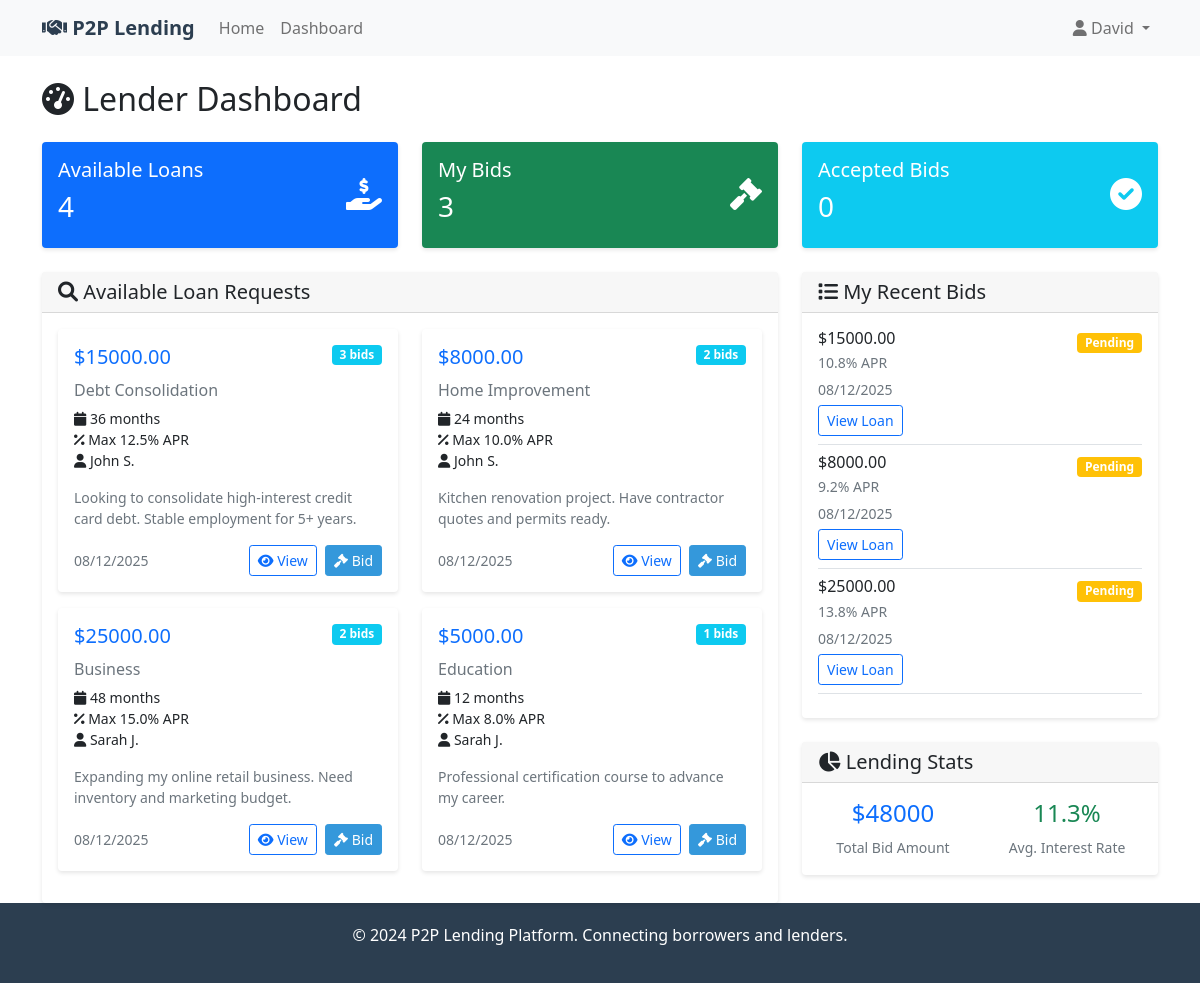
The app's page /dashboard (signed in) with its own data.
### app.py (models this page shows)
class User(UserMixin, db.Model):
    id = db.Column(db.Integer, primary_key=True)
    email = db.Column(db.String(120), unique=True, nullable=False)
    password_hash = db.Column(db.String(120), nullable=False)
    first_name = db.Column(db.String(50), nullable=False)
    last_name = db.Column(db.String(50), nullable=False)
    phone = db.Column(db.String(20))
    user_type = db.Column(db.String(20), nullable=False)  # 'borrower' or 'lender'
    credit_score = db.Column(db.Integer)
    annual_income = db.Column(db.Float)
    created_at = db.Column(db.DateTime, default=datetime.utcnow)
    loan_requests = db.relationship('LoanRequest', backref='borrower', lazy=True)
    bids = db.relationship('Bid', backref='lender', lazy=True)

class LoanRequest(db.Model):
    id = db.Column(db.Integer, primary_key=True)
    borrower_id = db.Column(db.Integer, db.ForeignKey('user.id'), nullable=False)
    amount = db.Column(db.Float, nullable=False)
    purpose = db.Column(db.String(200), nullable=False)
    term_months = db.Column(db.Integer, nullable=False)
    max_interest_rate = db.Column(db.Float, nullable=False)
    description = db.Column(db.Text)
    status = db.Column(db.String(20), default='open')  # 'open', 'funded', 'closed'
    created_at = db.Column(db.DateTime, default=datetime.utcnow)
    expires_at = db.Column(db.DateTime)
    bids = db.relationship('Bid', backref='loan_request', lazy=True, cascade='all, delete-orphan')

class Bid(db.Model):
    id = db.Column(db.Integer, primary_key=True)
    loan_request_id = db.Column(db.Integer, db.ForeignKey('loan_request.id'), nullable=False)
    lender_id = db.Column(db.Integer, db.ForeignKey('user.id'), nullable=False)
    amount = db.Column(db.Float, nullable=False)
    interest_rate = db.Column(db.Float, nullable=False)
    message = db.Column(db.Text)
    status = db.Column(db.String(20), default='pending')  # 'pending', 'accepted', 'rejected'
    created_at = db.Column(db.DateTime, default=datetime.utcnow)

### app.py (the view)
@app.route('/dashboard')
@login_required
def dashboard():
    if current_user.user_type == 'borrower':
        loan_requests = LoanRequest.query.filter_by(borrower_id=current_user.id).all()
        return render_template('borrower_dashboard.html', loan_requests=loan_requests)
    else:
        available_loans = LoanRequest.query.filter_by(status='open').all()
        my_bids = Bid.query.filter_by(lender_id=current_user.id).all()
        return render_template('lender_dashboard.html', available_loans=available_loans, my_bids=my_bids)

### app.py (called while the page is built)
@login_manager.user_loader
def load_user(user_id):
    return User.query.get(int(user_id))

### templates/lender_dashboard.html (shortened to what this page needs)
{% extends "base.html" %}
{% block content %}
<div class="row">
    <div class="col-12">
        <h2 class="mb-4"><i class="fas fa-tachometer-alt"></i> Lender Dashboard</h2>
    </div>
</div>
<div class="row">
    <div class="col-md-4 mb-4">
        <div class="card bg-primary text-white">
            <div class="card-body">
                <div class="d-flex justify-content-between">
                    <div>
                        <h5 class="card-title">Available Loans</h5>
                        <h3>{{ available_loans|length }}</h3>
                    </div>
                    <div class="align-self-center">
                        <i class="fas fa-hand-holding-usd fa-2x"></i>
                    </div>
                </div>
            </div>
        </div>
    </div>
    <div class="col-md-4 mb-4">
        <div class="card bg-success text-white">
            <div class="card-body">
                <div class="d-flex justify-content-between">
                    <div>
                        <h5 class="card-title">My Bids</h5>
                        <h3>{{ my_bids|length }}</h3>
                    </div>
                    <div class="align-self-center">
                        <i class="fas fa-gavel fa-2x"></i>
                    </div>
                </div>
            </div>
        </div>
    </div>
    <div class="col-md-4 mb-4">
        <div class="card bg-info text-white">
            <div class="card-body">
                <div class="d-flex justify-content-between">
                    <div>
                        <h5 class="card-title">Accepted Bids</h5>
                        <h3>{{ my_bids|selectattr("status", "equalto", "accepted")|list|length }}</h3>
                    </div>
                    <div class="align-self-center">
                        <i class="fas fa-check-circle fa-2x"></i>
                    </div>
                </div>
            </div>
        </div>
    </div>
</div>
<div class="row">
    <div class="col-lg-8">
        <div class="card">
            <div class="card-header">
                <h5 class="mb-0"><i class="fas fa-search"></i> Available Loan Requests</h5>
            </div>
            <div class="card-body">
                {% if available_loans %}
                <div class="row">
                    {% for loan in available_loans %}
                    <div class="col-md-6 mb-3">
                        <div class="card loan-card h-100">
                            <div class="card-body">
                                <div class="d-flex justify-content-between align-items-start mb-2">
                                    <h5 class="card-title text-primary">${{ "%.2f"|format(loan.amount) }}</h5>
                                    <span class="badge bg-info">{{ loan.bids|length }} bids</span>
                                </div>
                                <h6 class="card-subtitle mb-2 text-muted">{{ loan.purpose }}</h6>
                                <p class="card-text small">
                                    <i class="fas fa-calendar"></i> {{ loan.term_months }} months<br>
                                    <i class="fas fa-percentage"></i> Max {{ loan.max_interest_rate }}% APR<br>
                                    <i class="fas fa-user"></i> {{ loan.borrower.first_name }} {{ loan.borrower.last_name[0] }}.
                                </p>
                                {% if loan.description %}
                                <p class="card-text small text-muted">{{ loan.description[:100] }}{% if loan.description|length > 100 %}...{% endif %}</p>
                                {% endif %}
                                <div class="d-flex justify-content-between align-items-center">
                                    <small class="text-muted">{{ loan.created_at.strftime('%m/%d/%Y') }}</small>
                                    <div>
                                        <a href="{{ url_for('loan_details', loan_id=loan.id) }}" class="btn btn-sm btn-outline-primary me-1">
                                            <i class="fas fa-eye"></i> View
                                        </a>
                                        <a href="{{ url_for('place_bid', loan_id=loan.id) }}" class="btn btn-sm btn-primary">
                                            <i class="fas fa-gavel"></i> Bid
                                        </a>
                                    </div>
                                </div>
                            </div>
                        </div>
                    </div>
                    {% endfor %}
                </div>
                {% else %}
                <div class="text-center py-5">
                    <i class="fas fa-search fa-3x text-muted mb-3"></i>
                    <h5 class="text-muted">No loan requests available</h5>
                    <p class="text-muted">Check back later for new lending opportunities.</p>
                </div>
                {% endif %}
            </div>
        </div>
    </div>
    <div class="col-lg-4">
        <div class="card">
            <div class="card-header">
                <h5 class="mb-0"><i class="fas fa-list"></i> My Recent Bids</h5>
            </div>
            <div class="card-body">
                {% if my_bids %}
                {% for bid in my_bids[:5] %}
                <div class="border-bottom pb-2 mb-2">
                    <div class="d-flex justify-content-between align-items-start">
                        <div>
                            <h6 class="mb-1">${{ "%.2f"|format(bid.amount) }}</h6>
                            <p class="mb-1 small text-muted">{{ bid.interest_rate }}% APR</p>
                            <small class="text-muted">{{ bid.created_at.strftime('%m/%d/%Y') }}</small>
                        </div>
                        <div>
                            {% if bid.status == 'pending' %}
                                <span class="badge bg-warning">Pending</span>
                            {% elif bid.status == 'accepted' %}
                                <span class="badge bg-success">Accepted</span>
                            {% else %}
                                <span class="badge bg-danger">Rejected</span>
                            {% endif %}
                        </div>
                    </div>
                    <div class="mt-1">
                        <a href="{{ url_for('loan_details', loan_id=bid.loan_request_id) }}" class="btn btn-sm btn-outline-primary">
                            View Loan
                        </a>
                    </div>
                </div>
                {% endfor %}
                {% else %}
                <div class="text-center py-3">
                    <i class="fas fa-gavel fa-2x text-muted mb-2"></i>
                    <p class="text-muted small">No bids placed yet</p>
                </div>
                {% endif %}
            </div>
        </div>
        <div class="card mt-4">
            <div class="card-header">
                <h5 class="mb-0"><i class="fas fa-chart-pie"></i> Lending Stats</h5>
            </div>
            <div class="card-body">
                <div class="row text-center">
                    <div class="col-6">
                        <h4 class="text-primary">
                            {% set total_bid_amount = my_bids|sum(attribute='amount') %}
                            ${{ "%.0f"|format(total_bid_amount) }}
                        </h4>
                        <small class="text-muted">Total Bid Amount</small>
                    </div>
                    <div class="col-6">
                        <h4 class="text-success">
                            {% if my_bids %}
                                {{ "%.1f"|format(my_bids|sum(attribute='interest_rate') / my_bids|length) }}%
                            {% else %}
                                0%
                            {% endif %}
                        </h4>
                        <small class="text-muted">Avg. Interest Rate</small>
                    </div>
                </div>
            </div>
        </div>
    </div>
</div>
{% endblock %}

### templates/base.html (shortened to what this page needs)
<!DOCTYPE html>
<html lang="en">
<head>
    <link href="https://cdn.jsdelivr.net/npm/bootstrap@5.1.3/dist/css/bootstrap.min.css" rel="stylesheet">
    <link href="https://cdnjs.cloudflare.com/ajax/libs/font-awesome/6.0.0/css/all.min.css" rel="stylesheet">
</head>
<body>
    <nav class="navbar navbar-expand-lg navbar-light bg-light">
        <div class="container">
            <a class="navbar-brand" href="{{ url_for('index') }}">
                <i class="fas fa-handshake"></i> P2P Lending
            </a>
            <div class="collapse navbar-collapse" id="navbarNav">
                <ul class="navbar-nav me-auto">
                    <li class="nav-item">
                        <a class="nav-link" href="{{ url_for('index') }}">Home</a>
                    </li>
                    {% if current_user.is_authenticated %}
                    <li class="nav-item">
                        <a class="nav-link" href="{{ url_for('dashboard') }}">Dashboard</a>
                    </li>
                    {% endif %}
                </ul>
                <ul class="navbar-nav">
                    {% if current_user.is_authenticated %}
                    <li class="nav-item dropdown">
                        <a class="nav-link dropdown-toggle" href="#" id="navbarDropdown" role="button" data-bs-toggle="dropdown">
                            <i class="fas fa-user"></i> {{ current_user.first_name }}
                        </a>
                    </li>
                    {% endif %}
                </ul>
            </div>
        </div>
    </nav>
    <main class="container mt-4">
        {% block content %}{% endblock %}
    </main>
    <footer class="footer mt-auto">
        <div class="container text-center">
            <p>&copy; 2024 P2P Lending Platform. Connecting borrowers and lenders.</p>
        </div>
    </footer>
</body>
</html>

### templates/base.html (style rules this page uses)
.navbar-brand { font-weight: bold; color: #2c3e50 !important; }
.card { box-shadow: 0 2px 4px rgba(0,0,0,0.1); border: none; }
.btn-primary { background-color: #3498db; border-color: #3498db; }
.loan-card { transition: transform 0.2s; }
.footer { background-color: #2c3e50; color: white; padding: 20px 0; margin-top: 50px; }

### records on screen
User: first_name "David"
LoanRequest: amount "15000.00", bids|length "3", purpose "Debt Consolidation", term_months "36", max_interest_rate "12.5", borrower.first_name "John", borrower "S", description "Looking to consolidate high-interest credit card debt. Stable employment for 5+ years.", created_at "08/12/2025"
LoanRequest: amount "8000.00", bids|length "2", purpose "Home Improvement", term_months "24", max_interest_rate "10.0", borrower.first_name "John", borrower "S", description "Kitchen renovation project. Have contractor quotes and permits ready.", created_at "08/12/2025"
LoanRequest: amount "25000.00", bids|length "2", purpose "Business", term_months "48", max_interest_rate "15.0", borrower.first_name "Sarah", borrower "J", description "Expanding my online retail business. Need inventory and marketing budget.", created_at "08/12/2025"
LoanRequest: amount "5000.00", bids|length "1", purpose "Education", term_months "12", max_interest_rate "8.0", borrower.first_name "Sarah", borrower "J", description "Professional certification course to advance my career.", created_at "08/12/2025"
Bid: amount "15000.00", interest_rate "10.8", created_at "08/12/2025", status "Pending"
Bid: amount "8000.00", interest_rate "9.2", created_at "08/12/2025", status "Pending"
Bid: amount "25000.00", interest_rate "13.8", created_at "08/12/2025", status "Pending"

### other values on screen
{{ available_loans|length }} "4"
{{ my_bids|length }} "3"
{{ my_bids|selectattr("status", "equalto", "accepted")|list|length }} "0"
{{ "%.0f"|format(total_bid_amount) }} "48000"
{{ "%.1f"|format(my_bids|sum(attribute='interest_rate') / my_bids|length) }} "11.3"
